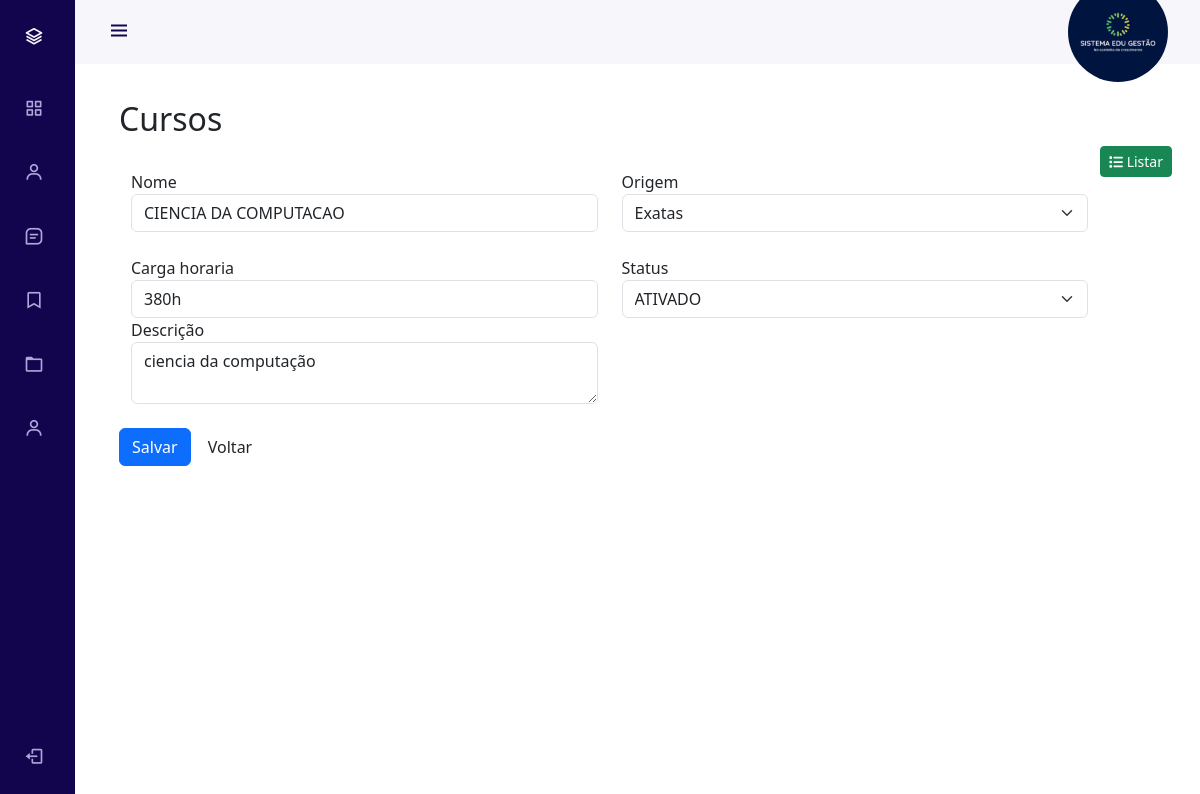
Screenshot of /view/editCourse.php?id=1 (signed in) with the database file from the repository.
### tables this page shows
CREATE TABLE `cursos` (
  `id` int(11) NOT NULL AUTO_INCREMENT,
  `nome` varchar(100) NOT NULL,
  `origem` set('Exatas','Humanas','Biologicas') DEFAULT NULL,
  `carga_horaria` varchar(10) DEFAULT NULL,
  `descricao` varchar(200) DEFAULT NULL,
  `status` tinyint(4) DEFAULT NULL,
  PRIMARY KEY (`id`)
);

### view/editCourse.php (the view, shortened to what this page needs)
<?php
require_once('../config/config.php');
try {
    $id = $_GET['id'];
    $query = "SELECT * FROM cursos WHERE id = '$id'";
    $stmt = $pdo->query($query);
    $row = $stmt->fetch(PDO::FETCH_ASSOC);
    $nome = $row['nome'];
    $carga_horaria = $row['carga_horaria'];
    $descricao = $row['descricao'];
    $status = $row['status'];
    $origem = $row['origem'];
} catch (PDOException $e) {
    echo "Erro: " . $e->getMessage();
}
?>
<!DOCTYPE html>
<html lang="pt-br">
<?php require('./header-in.php'); ?>
<body id="body-pd">
    <?php require('./navBar.php') ?>
    <div class="height-100 main_components" >
        <div class="container">
            <div style="display: flex; justify-content: space-between;">
                <h2 class="text-left">Cursos</h2>
            </div>
            <a class="btn btn-success btn-sm float-end" href="./courses.php">
                <i class="fa-solid fa-list"></i> Listar
            </a>
            <br>
            <div class="">
                <form autocomplete="off" action="../controller/EditCourseController.php?id=<?php echo $id; ?>" method="post">
                    <div class="row">
                        <div class="col-md-6">
                            <div>
                                <label for="">Nome</label>
                                <input type="text" name="nome" class="form-control" value="<?php echo $nome ?>">
                            </div>
                            <br>
                            <div>
                                <label for="">Carga horaria</label>
                                <input type="text" name="carga_horaria" class="form-control" value="<?php echo $carga_horaria ?>">
                            </div>
                            <div>
                                <label for="">Descrição</label>
                                <textarea type="text" name="descricao" class="form-control"><?php echo $descricao ?></textarea>
                            </div>
                        </div>
                        <div class="col-md-6">
                            <div>
                                <label for="">Origem</label>
                                <select name="origem" class="form-select">
                                    <option value="Exatas" <?php echo ($origem === 'Exatas' ? 'selected' : ''); ?>> Exatas </option>
                                </select>
                            </div>
                            <br>
                            <div>
                                <label for="">Status</label>
                                <select name="status" class="form-select">
                                    <option value="1" <?php echo ($status == 1 ? 'selected' : ''); ?>>ATIVADO</option>
                                </select>
                            </div>
                        </div>
                    </div>
                    <br>
                    <div class="row">
                        <div class="col-md-6">
                            <button type="submit" class="btn btn-primary">Salvar</button>
                            <button type="button" class="btn btn-default" onclick="backPage()">Voltar</button>
                        </div>
                    </div>
                </form>
            </div>
            <br>
            <br>
            <br>
        </div>
    </div>
</body>
</html>

### styles/styles.css (style rules this page uses)
:root { --header-height: 3rem; --nav-width: 75px; --first-color: #13054d; --first-color-light: #AFA5D9; --white-color: #F7F6FB; --body-font: 'Nunito', sans-serif; --normal-font-size: 1rem; --z-fixed: 100 }
body { position: relative; margin: var(--header-height) 0 0 0; padding: 0 1rem; font-family: var(--body-font); font-size: var(--normal-font-size); transition: .5s }
a { text-decoration: none }
.height-100 { height: 100vh }
.main_components { padding-top: 100px; }
@media screen and (min-width: 768px) { body { margin: calc(var(--header-height) + 1rem) 0 0 0; padding-left: calc(var(--nav-width) + 2rem) } }

### rows the page displays
cursos: nome "CIENCIA DA COMPUTACAO", carga_horaria "380h", descricao "ciencia da computação", origem "Exatas", status "ATIVADO"
